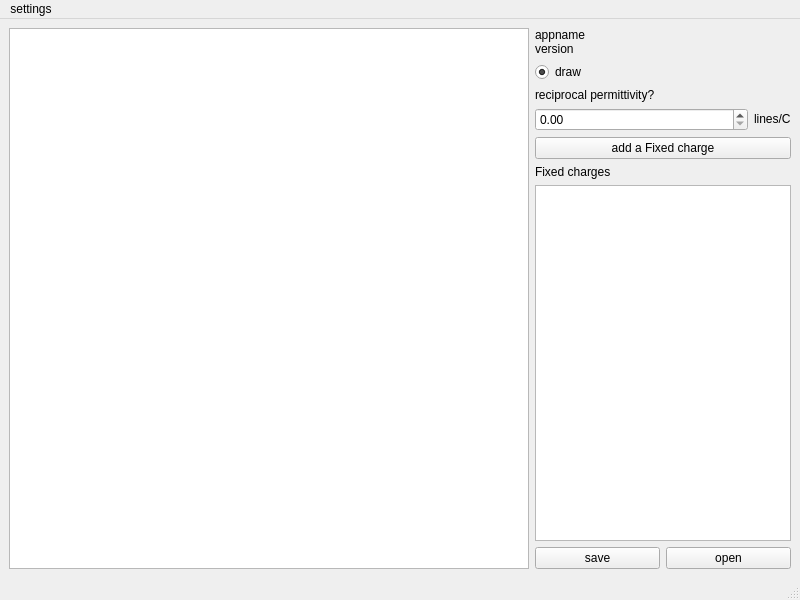
<?xml version="1.0" encoding="UTF-8"?>
<ui version="4.0">
 <class>MainWindow</class>
 <widget class="QMainWindow" name="MainWindow">
  <property name="geometry">
   <rect>
    <x>0</x>
    <y>0</y>
    <width>800</width>
    <height>600</height>
   </rect>
  </property>
  <property name="sizePolicy">
   <sizepolicy hsizetype="Preferred" vsizetype="Preferred">
    <horstretch>0</horstretch>
    <verstretch>0</verstretch>
   </sizepolicy>
  </property>
  <property name="windowTitle">
   <string>MainWindow</string>
  </property>
  <widget class="QWidget" name="centralwidget">
   <property name="sizePolicy">
    <sizepolicy hsizetype="Preferred" vsizetype="Preferred">
     <horstretch>0</horstretch>
     <verstretch>0</verstretch>
    </sizepolicy>
   </property>
   <property name="minimumSize">
    <size>
     <width>800</width>
     <height>550</height>
    </size>
   </property>
   <layout class="QHBoxLayout" name="horizontalLayout_2">
    <item>
     <layout class="QHBoxLayout" name="horizontalLayout">
      <item>
       <widget class="LOEF_drawer" name="loef_drawer">
        <property name="sizePolicy">
         <sizepolicy hsizetype="MinimumExpanding" vsizetype="MinimumExpanding">
          <horstretch>0</horstretch>
          <verstretch>0</verstretch>
         </sizepolicy>
        </property>
        <property name="autoFillBackground">
         <bool>true</bool>
        </property>
       </widget>
      </item>
      <item>
       <layout class="QVBoxLayout" name="verticalLayout_2">
        <item>
         <widget class="QLabel" name="label_app_info">
          <property name="sizePolicy">
           <sizepolicy hsizetype="Preferred" vsizetype="Fixed">
            <horstretch>0</horstretch>
            <verstretch>0</verstretch>
           </sizepolicy>
          </property>
          <property name="text">
           <string>appname
version</string>
          </property>
         </widget>
        </item>
        <item>
         <widget class="QRadioButton" name="radio_draw">
          <property name="enabled">
           <bool>true</bool>
          </property>
          <property name="sizePolicy">
           <sizepolicy hsizetype="Fixed" vsizetype="Fixed">
            <horstretch>0</horstretch>
            <verstretch>0</verstretch>
           </sizepolicy>
          </property>
          <property name="text">
           <string>draw</string>
          </property>
          <property name="checked">
           <bool>true</bool>
          </property>
         </widget>
        </item>
        <item>
         <widget class="QLabel" name="label_2">
          <property name="sizePolicy">
           <sizepolicy hsizetype="Fixed" vsizetype="Fixed">
            <horstretch>0</horstretch>
            <verstretch>0</verstretch>
           </sizepolicy>
          </property>
          <property name="text">
           <string>reciprocal permittivity?</string>
          </property>
         </widget>
        </item>
        <item>
         <layout class="QHBoxLayout" name="horizontalLayout_3">
          <property name="sizeConstraint">
           <enum>QLayout::SetDefaultConstraint</enum>
          </property>
          <item>
           <widget class="QDoubleSpinBox" name="doubleSpinBox"/>
          </item>
          <item>
           <widget class="QLabel" name="label">
            <property name="sizePolicy">
             <sizepolicy hsizetype="Fixed" vsizetype="Fixed">
              <horstretch>0</horstretch>
              <verstretch>0</verstretch>
             </sizepolicy>
            </property>
            <property name="text">
             <string>lines/C</string>
            </property>
           </widget>
          </item>
         </layout>
        </item>
        <item>
         <widget class="QPushButton" name="button_add_fixed_charge">
          <property name="text">
           <string>add a Fixed charge</string>
          </property>
         </widget>
        </item>
        <item>
         <widget class="QLabel" name="label_3">
          <property name="sizePolicy">
           <sizepolicy hsizetype="Fixed" vsizetype="Fixed">
            <horstretch>0</horstretch>
            <verstretch>0</verstretch>
           </sizepolicy>
          </property>
          <property name="text">
           <string>Fixed charges</string>
          </property>
         </widget>
        </item>
        <item>
         <widget class="QListWidget" name="list_fixed_charges">
          <property name="sizePolicy">
           <sizepolicy hsizetype="Preferred" vsizetype="Expanding">
            <horstretch>0</horstretch>
            <verstretch>0</verstretch>
           </sizepolicy>
          </property>
         </widget>
        </item>
        <item>
         <layout class="QHBoxLayout" name="horizontalLayout_9">
          <property name="sizeConstraint">
           <enum>QLayout::SetDefaultConstraint</enum>
          </property>
          <item>
           <widget class="QPushButton" name="pushButton_3">
            <property name="text">
             <string>save</string>
            </property>
           </widget>
          </item>
          <item>
           <widget class="QPushButton" name="pushButton_2">
            <property name="text">
             <string>open</string>
            </property>
           </widget>
          </item>
         </layout>
        </item>
       </layout>
      </item>
     </layout>
    </item>
   </layout>
  </widget>
  <widget class="QMenuBar" name="menubar">
   <property name="geometry">
    <rect>
     <x>0</x>
     <y>0</y>
     <width>800</width>
     <height>28</height>
    </rect>
   </property>
   <widget class="QMenu" name="menusettings">
    <property name="title">
     <string>settings</string>
    </property>
    <widget class="QMenu" name="menulanguage">
     <property name="title">
      <string>language</string>
     </property>
     <addaction name="actionEnglish"/>
     <addaction name="actionJapanese"/>
    </widget>
    <addaction name="menulanguage"/>
   </widget>
   <addaction name="menusettings"/>
  </widget>
  <widget class="QStatusBar" name="statusbar"/>
  <action name="actionEnglish">
   <property name="checkable">
    <bool>true</bool>
   </property>
   <property name="checked">
    <bool>false</bool>
   </property>
   <property name="text">
    <string>English</string>
   </property>
  </action>
  <action name="actionJapanese">
   <property name="checkable">
    <bool>true</bool>
   </property>
   <property name="text">
    <string>日本語</string>
   </property>
  </action>
 </widget>
 <customwidgets>
  <customwidget>
   <class>LOEF_drawer</class>
   <extends>QGraphicsView</extends>
   <header>loef_drawer.hpp</header>
  </customwidget>
 </customwidgets>
 <resources/>
 <connections/>
</ui>
